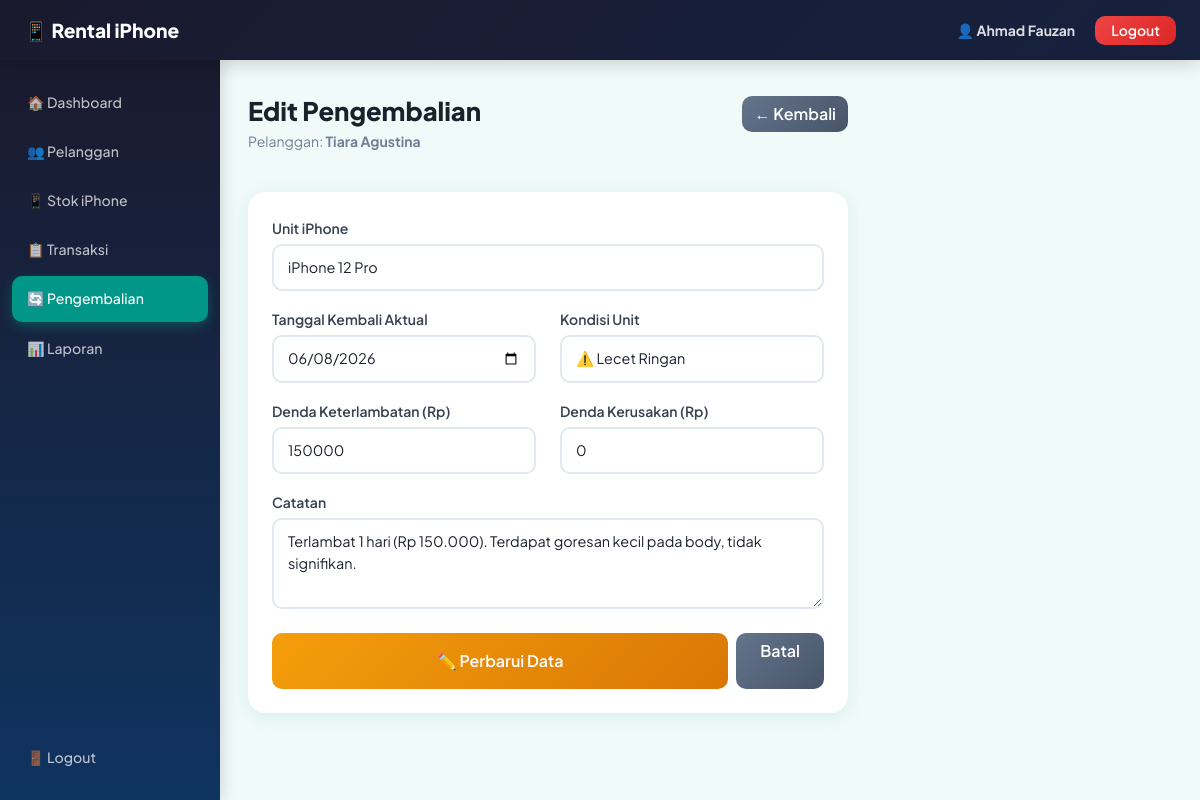
The app's page /pengembalian/edit.php?id=2 (signed in) with its own data.
### tables this page shows
CREATE TABLE `pengembalian` (
  `id_pengembalian` int(11) NOT NULL,
  `id_sewa` int(11) NOT NULL,
  `id_admin` int(11) NOT NULL,
  `tgl_kembali_aktual` date NOT NULL,
  `kondisi_unit` enum('mulus','lecet ringan','rusak','hilang') NOT NULL,
  `denda_keterlambatan` int(11) NOT NULL DEFAULT 0,
  `denda_kerusakan` int(11) NOT NULL DEFAULT 0,
  `total_denda` int(11) NOT NULL DEFAULT 0,
  `catatan` text NOT NULL
);

CREATE TABLE `pelanggan` (
  `id_pelanggan` int(11) NOT NULL,
  `nama_pelanggan` varchar(100) NOT NULL,
  `nik_ktp` varchar(16) NOT NULL,
  `no_wa` varchar(15) NOT NULL,
  `alamat` text NOT NULL,
  `link_sosmed` varchar(100) NOT NULL DEFAULT ''
);

CREATE TABLE `stok_iphone` (
  `id_iphone` int(11) NOT NULL,
  `tipe_unit` varchar(50) NOT NULL,
  `no_seri` varchar(50) NOT NULL,
  `warna` varchar(20) NOT NULL,
  `kapasitas_gb` int(11) NOT NULL,
  `harga_sewa_perhari` int(11) NOT NULL,
  `gambar` varchar(100) NOT NULL DEFAULT '',
  `status_ketersediaan` enum('tersedia','disewa','servis') NOT NULL DEFAULT 'tersedia',
  `status` enum('Tersedia','Disewa') DEFAULT 'Tersedia'
);

### pengembalian/edit.php (the view, shortened to what this page needs)
<?php
include "../config/koneksi.php";
$id = mysqli_real_escape_string($koneksi, $_GET['id']);
$data = mysqli_fetch_assoc(mysqli_query($koneksi,
    "SELECT pengembalian.*, pelanggan.nama_pelanggan, stok_iphone.tipe_unit
     FROM pengembalian
     JOIN transaksi_sewa ON transaksi_sewa.id_sewa = pengembalian.id_sewa
     JOIN pelanggan ON pelanggan.id_pelanggan = transaksi_sewa.id_pelanggan
     JOIN stok_iphone ON stok_iphone.id_iphone = transaksi_sewa.id_iphone
     WHERE id_pengembalian='$id'"
));
?>
<!DOCTYPE html>
<html lang="id">
<head>
    <link href="https://cdn.jsdelivr.net/npm/bootstrap@5.3.3/dist/css/bootstrap.min.css" rel="stylesheet">
    <link rel="stylesheet" href="../assets/css/style.css">
</head>
<body>
<nav class="navbar-custom">
    <a class="navbar-brand" href="#">📱 Rental iPhone</a>
    <div class="ms-auto">
        <span class="text-white">👤 <strong><?= htmlspecialchars($_SESSION['nama_admin']); ?></strong></span>
        <a href="../auth/logout.php" class="btn btn-danger btn-sm px-3 ms-2">Logout</a>
    </div>
</nav>
<div class="layout-wrapper">
    <div class="sidebar" id="sidebarMenu">
        <a href="../index.php">🏠 Dashboard</a>
        <a href="../pelanggan/index.php">👥 Pelanggan</a>
        <a href="../iphone/index.php">📱 Stok iPhone</a>
        <a href="../transaksi/index.php">📋 Transaksi</a>
        <a href="../pengembalian/index.php" class="active">🔄 Pengembalian</a>
        <a href="../laporan/index.php">📊 Laporan</a>
        <a href="../auth/logout.php" class="sidebar-logout">🚪 Logout</a>
    </div>
    <div class="main-content">
        <div style="max-width:600px; width:100%; margin-top:8px;">
            <div class="page-header">
                <div>
                    <h2>Edit Pengembalian</h2>
                    <p class="subtitle">Pelanggan: <strong><?= htmlspecialchars($data['nama_pelanggan']); ?></strong></p>
                </div>
                <a href="index.php" class="btn btn-secondary">← Kembali</a>
            </div>
            <div class="card">
                <div class="card-body">
                    <form method="POST">
                        <div class="mb-3">
                            <label class="form-label">Unit iPhone</label>
                            <input type="text" class="form-control" value="<?= htmlspecialchars($data['tipe_unit']); ?>" readonly style="background:#f8fafc;">
                        </div>
                        <div class="row">
                            <div class="col-md-6 mb-3">
                                <label class="form-label">Tanggal Kembali Aktual</label>
                                <input type="date" name="tgl_kembali_aktual" class="form-control" value="<?= $data['tgl_kembali_aktual']; ?>" required>
                            </div>
                            <div class="col-md-6 mb-3">
                                <label class="form-label">Kondisi Unit</label>
                                <select name="kondisi_unit" class="form-control" required>
                                    <option value="lecet ringan"<?= $data['kondisi_unit']=='lecet ringan'? 'selected' : ''; ?>>⚠️ Lecet Ringan</option>
                                </select>
                            </div>
                        </div>
                        <div class="row">
                            <div class="col-md-6 mb-3">
                                <label class="form-label">Denda Keterlambatan (Rp)</label>
                                <input type="number" name="denda_keterlambatan" class="form-control" value="<?= $data['denda_keterlambatan']; ?>" min="0" required>
                            </div>
                            <div class="col-md-6 mb-3">
                                <label class="form-label">Denda Kerusakan (Rp)</label>
                                <input type="number" name="denda_kerusakan" class="form-control" value="<?= $data['denda_kerusakan']; ?>" min="0" required>
                            </div>
                        </div>
                        <div class="mb-4">
                            <label class="form-label">Catatan</label>
                            <textarea name="catatan" class="form-control" rows="3"><?= htmlspecialchars($data['catatan']); ?></textarea>
                        </div>
                        <div class="d-flex gap-2">
                            <button type="submit" name="update" class="btn btn-warning flex-grow-1 py-3 text-white">✏️ Perbarui Data</button>
                            <a href="index.php" class="btn btn-secondary px-4">Batal</a>
                        </div>
                    </form>
                </div>
            </div>
        </div>
    </div>
</div>
</body>
</html>

### assets/css/style.css (style rules this page uses)
:root { --primary: #009688; --primary-dark: #00796B; --secondary: #1a1a2e; --background: #f0faf9; --sidebar-width: 220px; --navbar-height: 60px; }
* { box-sizing: border-box; margin: 0; padding: 0; }
html { -webkit-text-size-adjust: 100%; }
body { font-family: 'Plus Jakarta Sans', 'Segoe UI', Arial, sans-serif; background: #f0faf9; color: #1a202c; min-height: 100vh; overflow-x: hidden; }
.navbar-custom { background: linear-gradient(135deg, #1a1a2e 0%, #16213e 100%) !important; min-height: var(--navbar-height); padding: 0 24px; display: flex; align-items: center; position: fixed; top: 0; left: 0; right: 0; z-index: 1000; box-shadow: 0 2px 20px rgba(0,0,0,0.2); gap: 14px; }
.navbar-custom .navbar-brand { color: white !important; font-weight: 800; font-size: 1.2rem; text-decoration: none; white-space: nowrap; }
.navbar-custom .ms-auto { margin-left: auto !important; display: flex; align-items: center; gap: 12px; }
.navbar-custom .text-white { color: rgba(255,255,255,0.85) !important; font-size: 0.875rem; }
.sidebar { position: fixed; top: var(--navbar-height); left: 0; width: var(--sidebar-width); height: calc(100vh - var(--navbar-height)); background: linear-gradient(180deg, #1a1a2e 0%, #0f3460 100%); padding: 20px 12px; display: flex !important; flex-direction: column; gap: 4px; overflow-y: auto; z-index: 900; box-shadow: 2px 0 15px rgba(0,0,0,0.15); transition: transform 0.3s ease; }
.sidebar a { display: flex !important; align-items: center; padding: 11px 14px; color: rgba(255,255,255,0.72) !important; text-decoration: none !important; border-radius: 10px; font-size: 0.88rem; font-weight: 500; transition: all 0.25s ease; border: 1px solid transparent; gap: 8px; }
.sidebar a.active { background: var(--primary) !important; color: white !important; box-shadow: 0 4px 12px rgba(0,150,136,0.4); }
.sidebar-logout { margin-top: auto !important; color: rgba(255,120,120,0.8) !important; }
.layout-wrapper { display: flex; padding-top: var(--navbar-height); min-height: 100vh; }
.main-content { margin-left: var(--sidebar-width); padding: 28px; flex: 1; min-height: calc(100vh - var(--navbar-height)); }
.page-header { display: flex; justify-content: space-between; align-items: flex-start; margin-bottom: 24px; }
.page-header h2 { font-size: 1.6rem; font-weight: 800; margin: 0 0 4px; color: #1a202c; }
.page-header .subtitle { color: #718096; font-size: 0.875rem; }
.card { border: none !important; border-radius: 18px !important; background: rgba(255,255,255,0.92) !important; box-shadow: 0 4px 20px rgba(0,150,136,0.1) !important; transition: transform 0.3s ease, box-shadow 0.3s ease; overflow: hidden; }
.card-body { padding: 24px; }
.btn { border-radius: 10px !important; font-weight: 600 !important; transition: all 0.25s !important; }
.btn-danger { background: linear-gradient(135deg,#ef4444,#dc2626) !important; border:none !important; }
.btn-warning { background: linear-gradient(135deg,#f59e0b,#d97706) !important; border:none !important; color:white !important; }
.btn-secondary { background: linear-gradient(135deg,#64748b,#475569) !important; border:none !important; color:white !important; }
.form-control, .form-select { border: 2px solid #e2e8f0 !important; border-radius: 10px !important; padding: 11px 14px !important; font-size: 0.9rem !important; background: rgba(255,255,255,0.9) !important; transition: all 0.25s !important; color: #1a202c !important; }
.form-label { font-weight: 600; font-size: 0.875rem; color: #374151; margin-bottom: 5px; }

### records on screen
pengembalian: pelanggan.nama_pelanggan "Tiara Agustina", tipe_unit "iPhone 12 Pro", tgl_kembali_aktual "06/08/2026", kondisi_unit "⚠️ Lecet Ringan", denda_keterlambatan "150000", denda_kerusakan "0", catatan "Terlambat 1 hari (Rp 150.000). Terdapat goresan kecil pada body, tidak signifikan."

### other values on screen
$_SESSION['nama_admin'] "Ahmad Fauzan"
